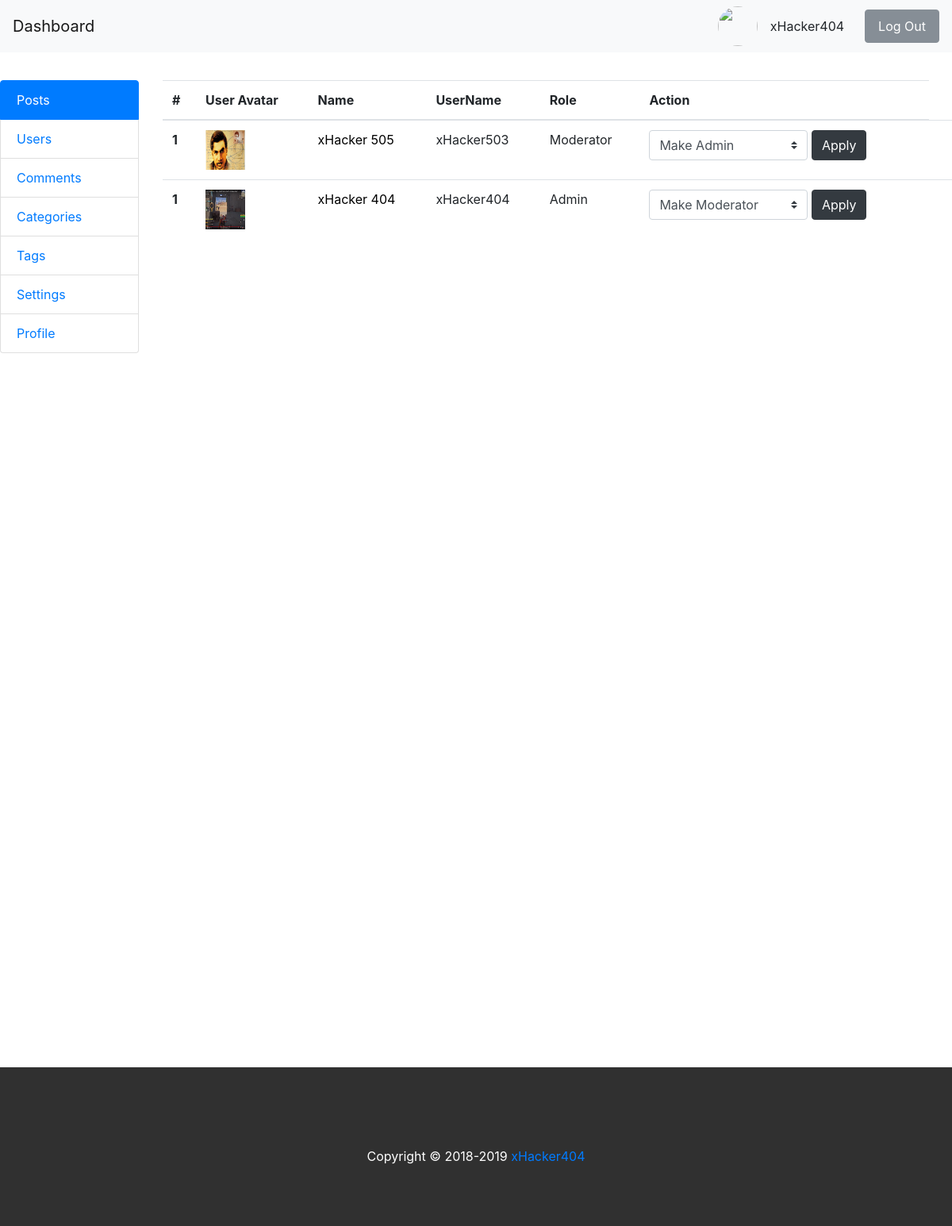
Page /backend/users/ on the committed database.
### blog/models.py (models this page shows, shortened)
class UserProfileInfo(models.Model):
    user = models.OneToOneField(User,on_delete=models.CASCADE)
    portfolio = models.URLField(blank=True)
    profile_pic = models.ImageField(upload_to='profile_pics', blank=True)

### backend/views.py (the view)
# urls.py: path('users/', views.users, name='users'),
def users(request):
    users = UserProfileInfo.objects.all()
    my_dict = {'users':users}
    return render(request, 'backend/users.html', context=my_dict)

### blog/context_processors.py (called while the page is built)
def post_widget(request):
    all_posts = Post.objects.filter(status='published').order_by('published_date')
    years = []
    tags = []
    categories = []
    for post in all_posts :
        year = post.published_date.year
        tag = post.tag
        category = post.category
        if year not in years:
            years.append(year)
        if tag not in tags:
            tags.append(tag)
        if category not in categories:
            categories.append(category)
    return {
    'all_posts':all_posts,
    'years':years,
    'tags':tags,
    'categories':categories
    }

### templates/backend/users.html (shortened to what this page needs)
<!DOCTYPE html>
{% extends 'backend/base.html'%}
{% block content %}
<div class="col-md-10" >
    <div class="post" style="height:1200px; overflow: scroll">
        <table class="table">
          <thead>
            <tr>
              <th scope="col">#</th>
              <th scope="col">User Avatar</th>
              <th scope="col">Name</th>
              <th scope="col">UserName</th>
              <th scope="col">Role</th>
              <th scope="col">Action</th>
            </tr>
          </thead>
          <tbody>
        {% if users %}
          {% for profile in users %}
          <tr>
            <th scope="row">1</th>
             <td style="width: auto"><img src="/media/{{profile.profile_pic}}" alt="xHacker404" width="50px" height="50px"> </td>
            <td> <a href="{% url 'backend:profile'%}">{{profile.user.first_name}} {{profile.user.last_name}}</a> </td>
            <td>{{profile.user.username}}</td>
            {% if profile.user.is_superuser %}
            <td>Admin</td>
            <td>
                <select class="custom-select" style="width:200px">
                  <option>
                    Make Moderator
                  </option>
                </select>
                <button class="btn btn-dark">Apply</button>
            </td>
            {% else %}
            <td> Moderator </td>
            <td>
                <select class="custom-select" style="width:200px">
                  <option>
                    Make Admin
                  </option>
                </select>
                <button class="btn btn-dark">Apply</button>
            </td>
            {% endif %}
            <td></td>
          </tr>
          {% endfor %}
        {% endif %}
          </tbody>
        </table>
    </div>
</div>
{% endblock %}

### static/css/style.css (style rules this page uses)
.post:first-child { margin-top:0px; }
.post { margin-top:40px; }
.post a { text-decoration: none; color: black; }

### rows in the picture
UserProfileInfo: profile_pic (picture), user.first_name "xHacker", user.last_name "505", user.username "xHacker503"
UserProfileInfo: profile_pic (picture), user.first_name "xHacker", user.last_name "404", user.username "xHacker404"
